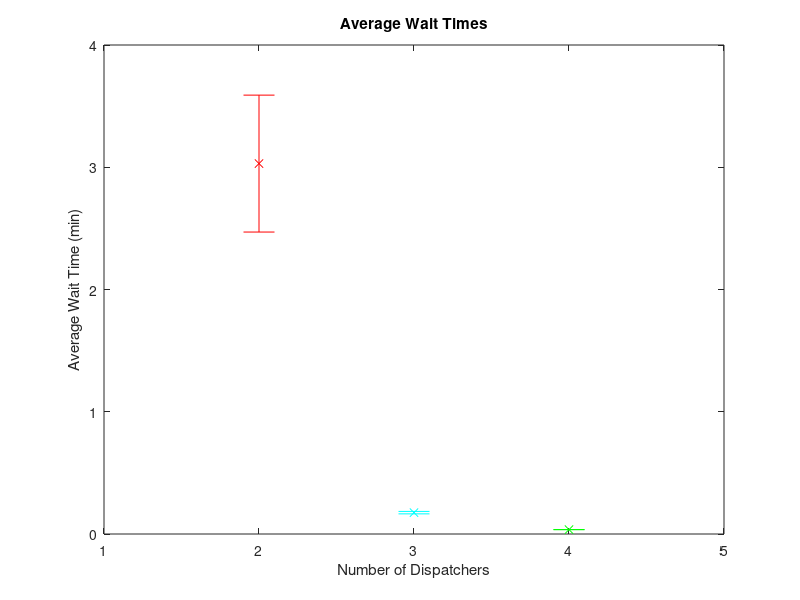
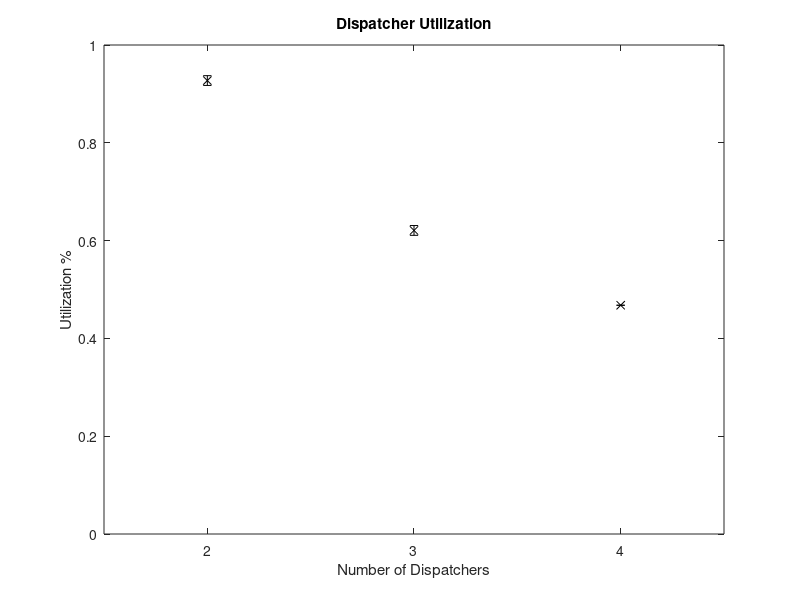

Source code (MATLAB) for these figures, in order:
clear all;
figure(1);clf;
xaxis=(1:1:4);
yavg1=[3.03];
hw1=[.56];
errorbar(xaxis(2), yavg1,hw1,'rx')
hold on
yavg2=[.1748];
hw2=[.01];
errorbar(xaxis(3),yavg2,hw2,'cx')
yavg3=[.035845];
hw3=[0];
errorbar(xaxis(4),yavg3,hw3,'gx')
hold off

set(gca,'xlim',[1,5])
xlabel('Number of Dispatchers')
ylabel('Average Wait Time (min)')
title('Average Wait Times')

%utilization
figure(2);clf;
xaxis=(2:1:4);
y=[.9273,.6208,.4678];
hw=[.01,.01,0];
errorbar(xaxis,y,hw,'kx')
axis([1.5 4.5 0 1])
xticks(1:1:4)
xlabel('Number of Dispatchers')
ylabel('Utilization %')
title('Dispatcher Utilization')
